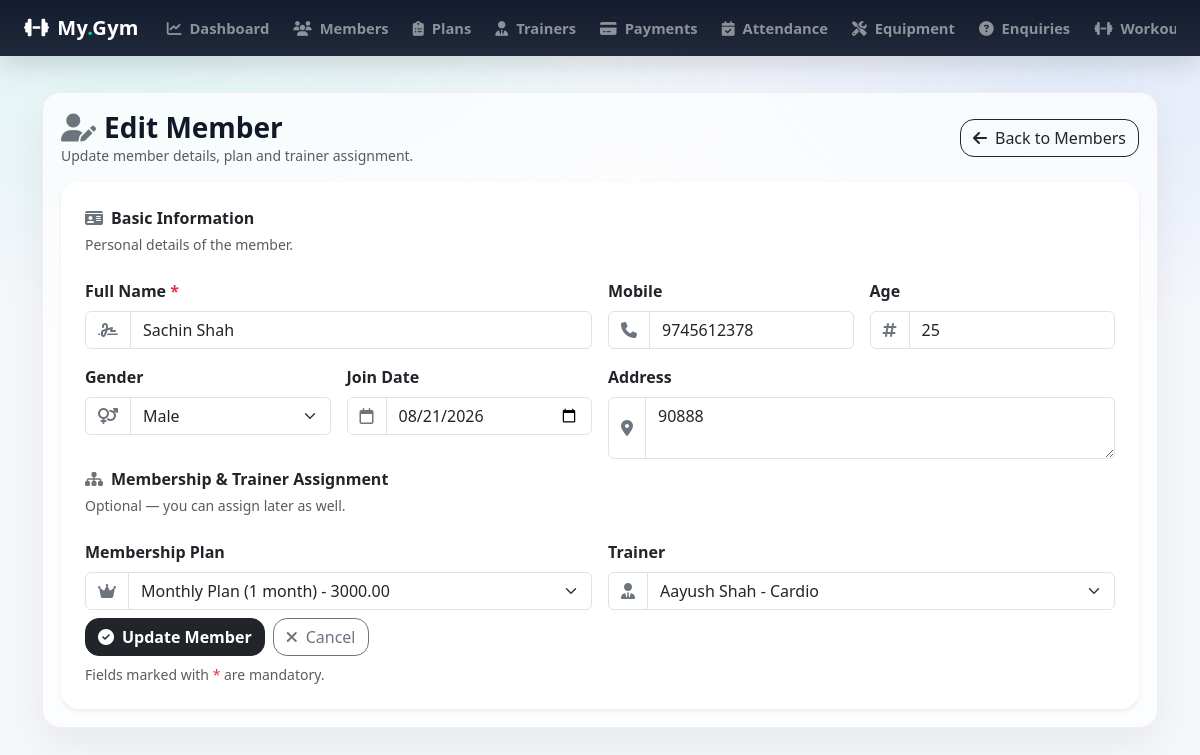
The page /admin_members_edit/5/ (signed in) on the database its author committed.
### gymapp/models.py (models this page shows, shortened)
class MemberProfile(models.Model):
    GENDER_CHOICES = (
        ('MALE', 'Male'),
        ('FEMALE', 'Female'),
        ('OTHER', 'Other'),
    )
    user = models.OneToOneField(settings.AUTH_USER_MODEL, on_delete=models.CASCADE, related_name='member_profile')
    full_name = models.CharField(max_length=100)
    mobile = models.CharField(max_length=15)
    age = models.PositiveIntegerField(null=True, blank=True)
    gender = models.CharField(max_length=10, choices=GENDER_CHOICES, null=True, blank=True)
    address = models.TextField(blank=True)
    join_date = models.DateField(default=timezone.now)
    plan = models.ForeignKey(MembershipPlan,
                             on_delete=models.SET_NULL, # If plan is deleted, set to null
                             null=True, blank=True,
                             related_name='members'
                             )
    trainer = models.ForeignKey(Trainer,
                                on_delete=models.SET_NULL, # If trainer is deleted, set to null
                                null=True, blank=True,
                                related_name='members' # access members via trainer.members
                                )
    membership_start = models.DateField(null=True, blank=True)
    membership_end = models.DateField(null=True, blank=True)

class MembershipPlan(models.Model):
    name = models.CharField(max_length=100)
    duration_months = models.PositiveIntegerField()
    fee = models.DecimalField(max_digits=10, decimal_places=2)
    description = models.TextField(blank=True)

class Trainer(models.Model):
    name = models.CharField(max_length=100)
    mobile = models.CharField(max_length=15)
    specialization = models.CharField(max_length=100)
    shift_timing = models.CharField(max_length=50)

### gymapp/views.py (the view)
    def wrapper(request, *args, **kwargs):
        if not request.user.is_authenticated or getattr(request.user, 'role', None) != 'ADMIN':
            messages.error(request, 'You must be logged in as an admin to access this page.')
            return redirect('admin_login')  # Redirect to the admin login page
        return view_func(request, *args, **kwargs)

### gymapp/views.py (called while the page is built, shortened)
def admin_required(view_func):
    def wrapper(request, *args, **kwargs):
        if not request.user.is_authenticated or getattr(request.user, 'role', None) != 'ADMIN':
            messages.error(request, 'You must be logged in as an admin to access this page.')
            return redirect('admin_login')  # Redirect to the admin login page
        return view_func(request, *args, **kwargs)
    return wrapper

@admin_required
def admin_member_edit(request, member_id):
    member = MemberProfile.objects.get(id=member_id)
    plans = MembershipPlan.objects.all().order_by('duration_months')
    trainers = Trainer.objects.all().order_by('name')
    return render(request, 'admin_member_form.html', {'member': member, 'plans': plans, 'trainers': trainers, 'mode': 'edit'})

### gymapp/templates/admin_member_form.html (shortened to what this page needs)
{% extends 'base.html' %}
{% block content %}
<div class="d-flex flex-wrap justify-content-between align-items-center gap-2 mb-3">
    <div>
        <h3 class="mb-0 fw-bold">
            {% if mode == 'add' %}
                <i class="fa-solid fa-user-plus me-2 text-secondary"></i>Add Member
            {% else %}
                <i class="fa-solid fa-user-pen me-2 text-secondary"></i>Edit Member
            {% endif %}
        </h3>
        <div class="text-muted small">
            {% if mode == 'add' %}
                Create a new member profile and assign plan/trainer if needed.
            {% else %}
                Update member details, plan and trainer assignment.
            {% endif %}
        </div>
    </div>
    <a href="{% url 'admin_members_list' %}" class="btn btn-outline-dark" style="border-radius:14px;">
        <i class="fa-solid fa-arrow-left me-2"></i>Back to Members
    </a>
</div>
<div class="card border-0 shadow-sm" style="border-radius:18px;">
    <div class="card-body p-4">
        <form method="post" class="row g-3">
            <div class="col-12">
                <div class="fw-bold mb-1">
                    <i class="fa-solid fa-id-card me-2 text-secondary"></i>Basic Information
                </div>
                <div class="text-muted small mb-2">Personal details of the member.</div>
            </div>
            <div class="col-12 col-md-6">
                <label class="form-label fw-semibold">Full Name <span class="text-danger">*</span></label>
                <div class="input-group">
                    <span class="input-group-text bg-white">
                        <i class="fa-solid fa-signature text-secondary"></i>
                    </span>
                    <input type="text" name="full_name" class="form-control"
                           placeholder="e.g. Rahul Sharma"
                           value="{{ member.full_name|default:'' }}" required>
                </div>
            </div>
            <div class="col-12 col-md-3">
                <label class="form-label fw-semibold">Mobile</label>
                <div class="input-group">
                    <span class="input-group-text bg-white">
                        <i class="fa-solid fa-phone text-secondary"></i>
                    </span>
                    <input type="text" name="mobile" class="form-control"
                           placeholder="e.g. 1234******"
                           value="{{ member.mobile|default:'' }}">
                </div>
            </div>
            <div class="col-12 col-md-3">
                <label class="form-label fw-semibold">Age</label>
                <div class="input-group">
                    <span class="input-group-text bg-white">
                        <i class="fa-solid fa-hashtag text-secondary"></i>
                    </span>
                    <input type="number" name="age" class="form-control"
                           min="1" max="120"
                           value="{{ member.age|default:'' }}">
                </div>
            </div>
            <div class="col-12 col-md-3">
                <label class="form-label fw-semibold">Gender</label>
                <div class="input-group">
                    <span class="input-group-text bg-white">
                        <i class="fa-solid fa-venus-mars text-secondary"></i>
                    </span>
                    <select name="gender" class="form-select">
                        <option value="Male" {% if member.gender == 'Male' %}selected{% endif %}>Male</option>
                    </select>
                </div>
            </div>
            <div class="col-12 col-md-3">
                <label class="form-label fw-semibold">Join Date</label>
                <div class="input-group">
                    <span class="input-group-text bg-white">
                        <i class="fa-regular fa-calendar text-secondary"></i>
                    </span>
                    <input type="date" name="join_date" class="form-control"
                           value="{{ member.join_date|date:'Y-m-d' }}">
                </div>
            </div>
            <div class="col-12 col-md-6">
                <label class="form-label fw-semibold">Address</label>
                <div class="input-group">
                    <span class="input-group-text bg-white">
                        <i class="fa-solid fa-location-dot text-secondary"></i>
                    </span>
                    <textarea name="address" class="form-control" rows="2"
                              placeholder="House no, area, city...">{{ member.address|default:'' }}</textarea>
                </div>
            </div>
            <div class="col-12 mt-2">
                <div class="fw-bold mb-1">
                    <i class="fa-solid fa-sitemap me-2 text-secondary"></i>Membership & Trainer Assignment
                </div>
                <div class="text-muted small mb-2">Optional — you can assign later as well.</div>
            </div>
            <div class="col-12 col-md-6">
                <label class="form-label fw-semibold">Membership Plan</label>
                <div class="input-group">
                    <span class="input-group-text bg-white">
                        <i class="fa-solid fa-crown text-secondary"></i>
                    </span>
                    <select name="plan_id" class="form-select">
                        {% for p in plans %}
                            <option value="{{ p.id }}"
                                {% if member.plan and member.plan.id == p.id %}selected{% endif %}>
                                {{ p.name }} ({{ p.duration_months }} month) - {{ p.fee }}
                            </option>
                        {% endfor %}
                    </select>
                </div>
            </div>
            <div class="col-12 col-md-6">
                <label class="form-label fw-semibold">Trainer</label>
                <div class="input-group">
                    <span class="input-group-text bg-white">
                        <i class="fa-solid fa-user-tie text-secondary"></i>
                    </span>
                    <select name="trainer_id" class="form-select">
                        {% for t in trainers %}
                            <option value="{{ t.id }}"
                                {% if member.trainer and member.trainer.id == t.id %}selected{% endif %}>
                                {{ t.name }} - {{ t.specialization }}
                            </option>
                        {% endfor %}
                    </select>
                </div>
            </div>
            <div class="col-12 mt-2">
                <div class="d-flex flex-wrap gap-2">
                    <button class="btn btn-dark fw-bold" style="border-radius:14px;">
                        {% if mode == 'add' %}
                            <i class="fa-solid fa-floppy-disk me-2"></i>Save Member
                        {% else %}
                            <i class="fa-solid fa-circle-check me-2"></i>Update Member
                        {% endif %}
                    </button>
                    <a href="{% url 'admin_members_list' %}" class="btn btn-outline-secondary" style="border-radius:14px;">
                        <i class="fa-solid fa-xmark me-2"></i>Cancel
                    </a>
                </div>
                <div class="small text-muted mt-2">
                    Fields marked with <span class="text-danger">*</span> are mandatory.
                </div>
            </div>
        </form>
    </div>
</div>
{% endblock %}

### gymapp/templates/base.html (style rules this page uses)
:root { --brand: #00d1b2; --dark-2: #0f172a; --card: #ffffff; --muted: #6b7280; }
body { background: radial-gradient(1200px 600px at 10% 0%, rgba(0, 209, 178, .10), transparent 55%), radial-gradient(900px 450px at 90% 10%, rgba(59, 130, 246, .10), transparent 55%), #f6f7fb; color: #111827; }

### rows shown on the page
MemberProfile: full_name "Sachin Shah", mobile "9745612378", age "25", gender "Male", join_date "08/21/2026", address "90888", plan_id "Monthly Plan (1 month) - 3000.00", trainer_id "Aayush Shah - Cardio"
